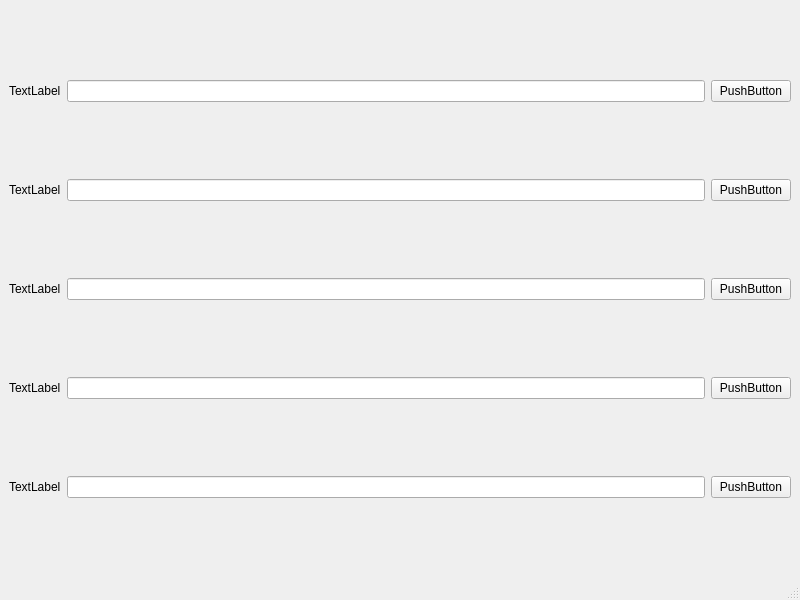
<?xml version="1.0" encoding="UTF-8"?>
<ui version="4.0">
 <class>MainWindow</class>
 <widget class="QMainWindow" name="MainWindow">
  <property name="geometry">
   <rect>
    <x>0</x>
    <y>0</y>
    <width>800</width>
    <height>600</height>
   </rect>
  </property>
  <property name="windowTitle">
   <string>MainWindow</string>
  </property>
  <widget class="QWidget" name="centralwidget">
   <layout class="QVBoxLayout" name="verticalLayout">
    <item>
     <layout class="QHBoxLayout" name="horizontalLayout">
      <item>
       <widget class="QLabel" name="label">
        <property name="text">
         <string>TextLabel</string>
        </property>
       </widget>
      </item>
      <item>
       <widget class="QLineEdit" name="lineEdit"/>
      </item>
      <item>
       <widget class="QPushButton" name="pushButton">
        <property name="text">
         <string>PushButton</string>
        </property>
       </widget>
      </item>
     </layout>
    </item>
    <item>
     <layout class="QHBoxLayout" name="horizontalLayout_2">
      <item>
       <widget class="QLabel" name="label_2">
        <property name="text">
         <string>TextLabel</string>
        </property>
       </widget>
      </item>
      <item>
       <widget class="QLineEdit" name="lineEdit_2"/>
      </item>
      <item>
       <widget class="QPushButton" name="pushButton_2">
        <property name="text">
         <string>PushButton</string>
        </property>
       </widget>
      </item>
     </layout>
    </item>
    <item>
     <layout class="QHBoxLayout" name="horizontalLayout_3">
      <item>
       <widget class="QLabel" name="label_3">
        <property name="text">
         <string>TextLabel</string>
        </property>
       </widget>
      </item>
      <item>
       <widget class="QLineEdit" name="lineEdit_3"/>
      </item>
      <item>
       <widget class="QPushButton" name="pushButton_3">
        <property name="text">
         <string>PushButton</string>
        </property>
       </widget>
      </item>
     </layout>
    </item>
    <item>
     <layout class="QHBoxLayout" name="horizontalLayout_4">
      <item>
       <widget class="QLabel" name="label_4">
        <property name="text">
         <string>TextLabel</string>
        </property>
       </widget>
      </item>
      <item>
       <widget class="QLineEdit" name="lineEdit_4"/>
      </item>
      <item>
       <widget class="QPushButton" name="pushButton_4">
        <property name="text">
         <string>PushButton</string>
        </property>
       </widget>
      </item>
     </layout>
    </item>
    <item>
     <layout class="QHBoxLayout" name="horizontalLayout_5">
      <item>
       <widget class="QLabel" name="label_5">
        <property name="text">
         <string>TextLabel</string>
        </property>
       </widget>
      </item>
      <item>
       <widget class="QLineEdit" name="lineEdit_5"/>
      </item>
      <item>
       <widget class="QPushButton" name="pushButton_5">
        <property name="text">
         <string>PushButton</string>
        </property>
       </widget>
      </item>
     </layout>
    </item>
   </layout>
  </widget>
  <widget class="QMenuBar" name="menubar">
   <property name="geometry">
    <rect>
     <x>0</x>
     <y>0</y>
     <width>800</width>
     <height>21</height>
    </rect>
   </property>
  </widget>
  <widget class="QStatusBar" name="statusbar"/>
 </widget>
 <resources/>
 <connections/>
</ui>
